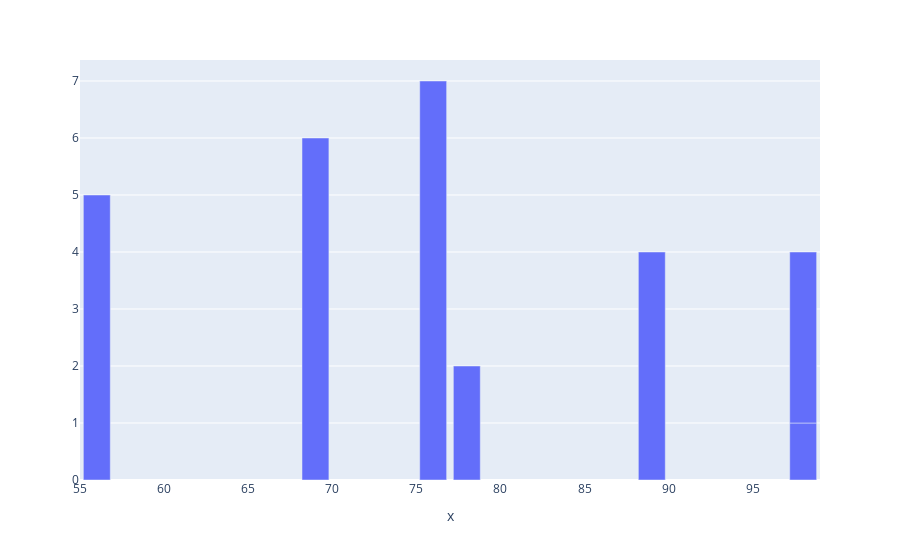

The cell this chart's notebook holds for it:
### Markdown cell above
marks = [76,98,78,98,89,56,69,76]
        students = ['Sheldon','Leonard','Raj','Howard','Amy','Penny','Bernadette']

### Code cell
marks = [76,98,78,98,89,56,69,76]
students = ['Sheldon','Leonard','Raj','Howard','Amy','Penny','Bernadette']
import plotly.express as px

px.bar(students,marks)

### Figure 1 — Plotly figure (JSON) as saved in the notebook; plotly's stock layout.template omitted (floating-point values rounded to 4 significant figures)
{"data": [{"alignmentgroup": "True", "hoverlabel": {"namelength": 0}, "hovertemplate": "x=%{x}", "legendgroup": "", "marker": {"color": "#636efa"}, "name": "", "offsetgroup": "", "orientation": "v", "showlegend": false, "textposition": "auto", "type": "bar", "x": [76, 98, 78, 98, 89, 56, 69, 76], "xaxis": "x", "yaxis": "y"}], "layout": {"barmode": "relative", "legend": {"tracegroupgap": 0}, "margin": {"t": 60}, "xaxis": {"anchor": "y", "domain": [0, 1], "title": {"text": "x"}}, "yaxis": {"anchor": "x", "domain": [0, 1]}}}
